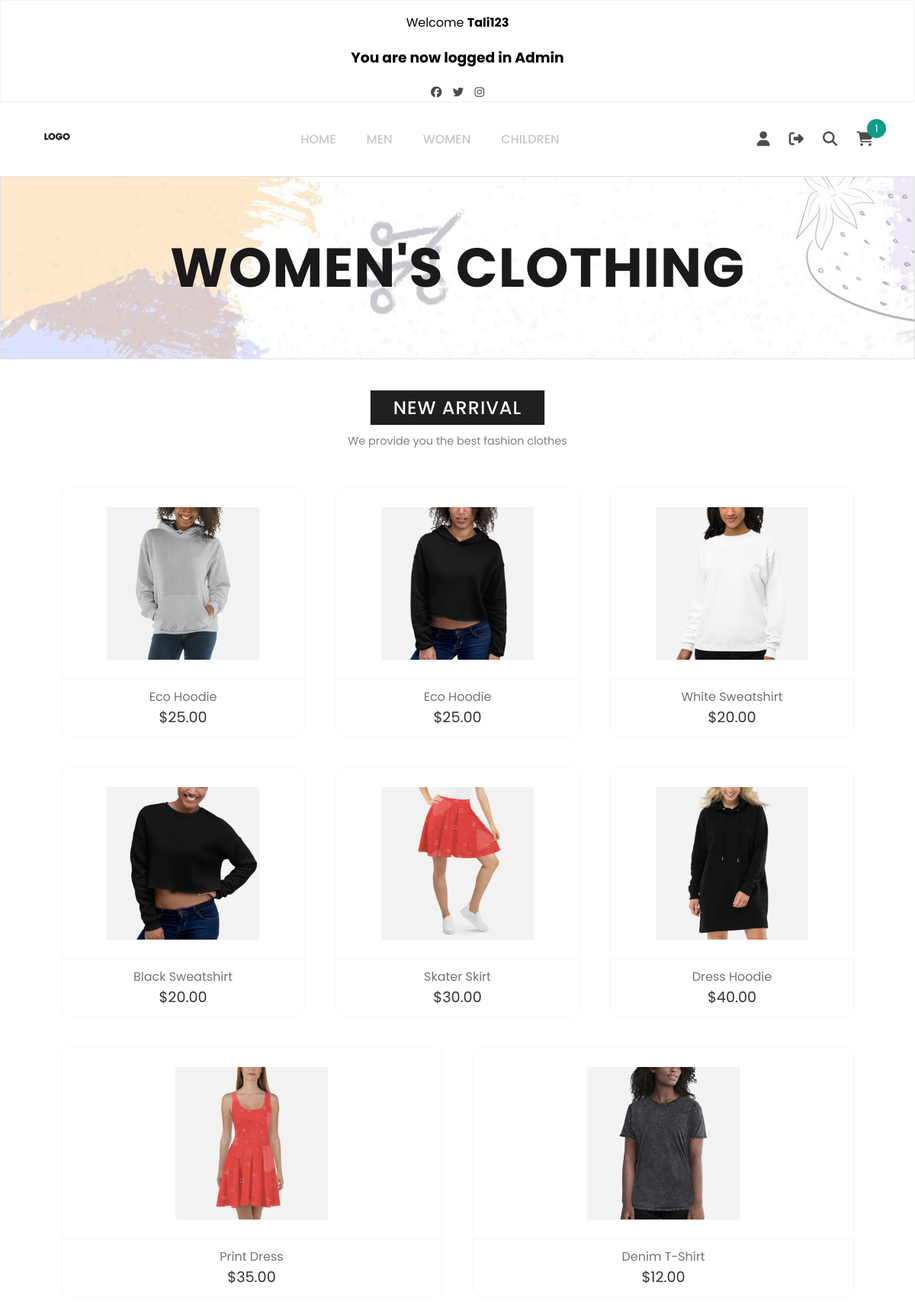
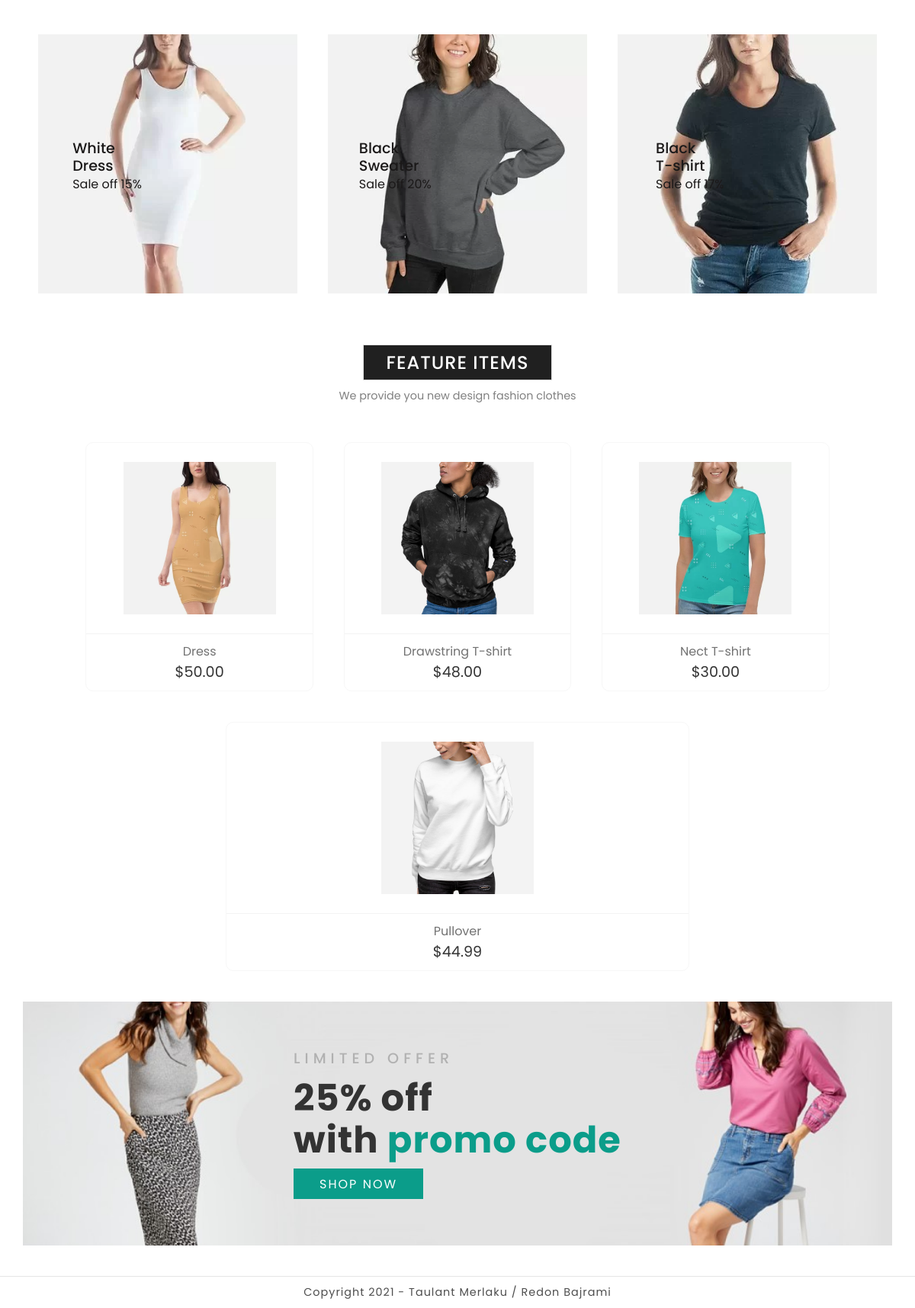
Screenshot of /Women.php (signed in) with the database file from the repository (2 pictures, top to bottom).
### tables this page shows
CREATE TABLE `womennewarrival` (
  `id` int(11) NOT NULL,
  `table` varchar(255) NOT NULL DEFAULT 'womennewarrival',
  `img` varchar(255) NOT NULL,
  `name` varchar(255) NOT NULL,
  `price` decimal(10,2) NOT NULL
);

CREATE TABLE `womenfeatureitems` (
  `id` int(11) NOT NULL,
  `table` varchar(255) NOT NULL DEFAULT 'womenfeatureitems',
  `img` varchar(255) NOT NULL,
  `name` varchar(255) NOT NULL,
  `price` decimal(10,2) NOT NULL
);

### includeParts/products.php (the view, shortened to what this page needs)
<?php if (mysqli_num_rows($select_product) > 0) {
    while ($fetch_product = mysqli_fetch_assoc($select_product)) { ?>
        <form class="product-box" method="post" action="">
            <div class="product-img">
                <img src="img/<?php echo $fetch_product['img']; ?>" />
            </div>
            <div class="product-details">
                <a href="#" class="p-name"><?php echo $fetch_product['name']; ?></a>
                <span class="p-price">$<?php echo $fetch_product['price']; ?></span>
            </div>
        </form>
<?php };
}; ?>

### css/style.css (style rules this page uses)
body { margin: 0; padding: 0; font-family: poppins; background-color: #ffff; }
* { box-sizing: border-box; }
a { text-decoration: none; }
.product-box { display: flex; flex-grow: 0.5; flex-direction: column; align-items: center; border: 1px solid #f7f7f7; border-radius: 10px; margin: 20px; }
.product-img { width: 200px; height: 210px; margin: 20px; cursor: pointer; position: relative; }
.product-img img { width: 100%; height: 100%; object-fit: contain; object-position: center; }
.product-details { display: flex; flex-direction: column; align-items: center; width: 100%; padding: 10px 20px; border-top: 1px solid #f3f3f3; }
.p-name { color: #727272; }
.p-price { color: #333333; font-size: 1.2rem; font-weight: 400; }

### rows the page displays
womennewarrival: img (picture), name "Eco Hoodie", price "25.00"
womennewarrival: img (picture), name "Eco Hoodie", price "25.00"
womennewarrival: img (picture), name "White Sweatshirt", price "20.00"
womennewarrival: img (picture), name "Black Sweatshirt", price "20.00"
womennewarrival: img (picture), name "Skater Skirt", price "30.00"
womennewarrival: img (picture), name "Dress Hoodie", price "40.00"
womennewarrival: img (picture), name "Print Dress", price "35.00"
womennewarrival: img (picture), name "Denim T-Shirt", price "12.00"
womenfeatureitems: img (picture), name "Dress", price "50.00"
womenfeatureitems: img (picture), name "Drawstring T-shirt", price "48.00"
womenfeatureitems: img (picture), name "Nect T-shirt", price "30.00"
womenfeatureitems: img (picture), name "Pullover", price "44.99"

### other values shown
$_SESSION['username'] "Tali123"
$_SESSION['success'] "You are now logged in Admin"
$rowcount "1"
